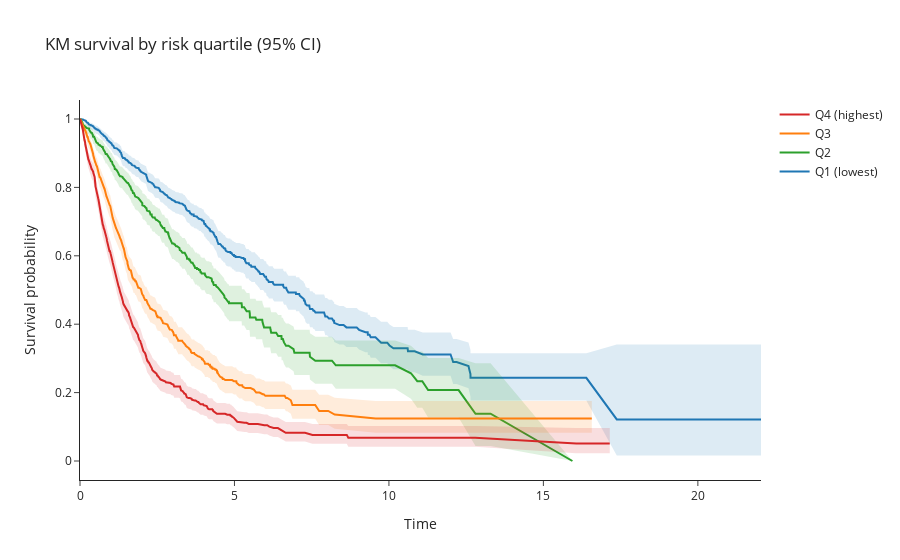

The notebook cell this image was saved under:
### Code cell
df = df.sort_values(RISK_COL).reset_index(drop=True)
df['risk_quartile'] = pd.qcut(
    df[RISK_COL],
    q=4,
    labels=['Q1 (lowest)','Q2','Q3','Q4 (highest)']
)

kmf = KaplanMeierFitter()
fig = go.Figure()

colors = [
    'rgba(31,119,180,1)',
    'rgba(44,160,44,1)',
    'rgba(255,127,14,1)',
    'rgba(214,39,40,1)',
]

for color, q in zip(colors, df['risk_quartile'].cat.categories):
    mask = df['risk_quartile'] == q

    kmf.fit(
        df.loc[mask, TIME_COL],
        df.loc[mask, EVENT_COL],
        label=str(q),
    )

    sf = kmf.survival_function_
    ci = kmf.confidence_interval_

    t = sf.index.values
    s = sf.iloc[:, 0].values
    lower = ci.iloc[:, 0].values
    upper = ci.iloc[:, 1].values

    # --- borne basse ---
    fig.add_trace(go.Scatter(
        x=t,
        y=lower,
        mode='lines',
        line=dict(width=0),
        showlegend=False,
        hoverinfo='skip',
    ))

    # --- borne haute + remplissage ---
    fig.add_trace(go.Scatter(
        x=t,
        y=upper,
        mode='lines',
        line=dict(width=0),
        fill='tonexty',
        fillcolor=color.replace('1)', '0.15)'),
        showlegend=False,
        hoverinfo='skip',
    ))

    # --- courbe KM ---
    fig.add_trace(go.Scatter(
        x=t,
        y=s,
        mode='lines',
        line=dict(color=color, width=2),
        name=str(q),
    ))

fig.update_layout(
    title='KM survival by risk quartile (95% CI)',
    xaxis_title='Time',
    yaxis_title='Survival probability',
    template='simple_white'
)

fig.show()

lr = multivariate_logrank_test(
    df[TIME_COL],
    df['risk_quartile'],
    df[EVENT_COL]
)
print(lr)

### Figure 1 — Plotly figure (JSON) as saved in the notebook; plotly's stock layout.template omitted (floating-point values rounded to 4 significant figures; data arrays with more than 128 entries replaced by an {"elided": "..."} marker saying what was removed)
{"data": [{"hoverinfo": "skip", "line": {"width": 0}, "mode": "lines", "showlegend": false, "type": "scatter", "x": {"elided": "805 float values"}, "y": {"elided": "805 float values"}}, {"fill": "tonexty", "fillcolor": "rgba(31,119,180,0.15)", "hoverinfo": "skip", "line": {"width": 0}, "mode": "lines", "showlegend": false, "type": "scatter", "x": {"elided": "805 float values"}, "y": {"elided": "805 float values"}}, {"line": {"color": "rgba(31,119,180,1)", "width": 2}, "mode": "lines", "name": "Q1 (lowest)", "type": "scatter", "x": {"elided": "805 float values"}, "y": {"elided": "805 float values"}}, {"hoverinfo": "skip", "line": {"width": 0}, "mode": "lines", "showlegend": false, "type": "scatter", "x": {"elided": "538 float values"}, "y": {"elided": "538 float values"}}, {"fill": "tonexty", "fillcolor": "rgba(44,160,44,0.15)", "hoverinfo": "skip", "line": {"width": 0}, "mode": "lines", "showlegend": false, "type": "scatter", "x": {"elided": "538 float values"}, "y": {"elided": "538 float values"}}, {"line": {"color": "rgba(44,160,44,1)", "width": 2}, "mode": "lines", "name": "Q2", "type": "scatter", "x": {"elided": "538 float values"}, "y": {"elided": "538 float values"}}, {"hoverinfo": "skip", "line": {"width": 0}, "mode": "lines", "showlegend": false, "type": "scatter", "x": {"elided": "598 float values"}, "y": {"elided": "598 float values"}}, {"fill": "tonexty", "fillcolor": "rgba(255,127,14,0.15)", "hoverinfo": "skip", "line": {"width": 0}, "mode": "lines", "showlegend": false, "type": "scatter", "x": {"elided": "598 float values"}, "y": {"elided": "598 float values"}}, {"line": {"color": "rgba(255,127,14,1)", "width": 2}, "mode": "lines", "name": "Q3", "type": "scatter", "x": {"elided": "598 float values"}, "y": {"elided": "598 float values"}}, {"hoverinfo": "skip", "line": {"width": 0}, "mode": "lines", "showlegend": false, "type": "scatter", "x": {"elided": "557 float values"}, "y": {"elided": "557 float values"}}, {"fill": "tonexty", "fillcolor": "rgba(214,39,40,0.15)", "hoverinfo": "skip", "line": {"width": 0}, "mode": "lines", "showlegend": false, "type": "scatter", "x": {"elided": "557 float values"}, "y": {"elided": "557 float values"}}, {"line": {"color": "rgba(214,39,40,1)", "width": 2}, "mode": "lines", "name": "Q4 (highest)", "type": "scatter", "x": {"elided": "557 float values"}, "y": {"elided": "557 float values"}}], "layout": {"title": {"text": "KM survival by risk quartile (95% CI)"}, "xaxis": {"title": {"text": "Time"}}, "yaxis": {"title": {"text": "Survival probability"}}}}
